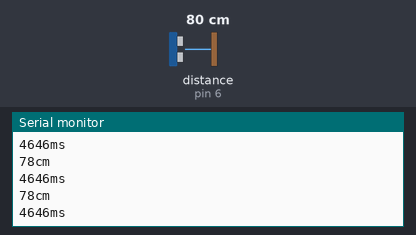
Bench run of a sketch on a simulated Arduino Uno, built with avr-gcc and run on an emulated ATmega328P. On the bench: the last lines printed to the serial monitor. Wiring (inferred from the names in the program): ultrasonic range finder: trigger pin 7; echo pin 6. The test bench sets the inputs (shaded band); at power-on: distance to the obstacle (sensor on pin 6) 80 cm. The echo pulse lasts 58.3 µs per cm.

Above: at 1.2 s.
1.3 s: distance to the obstacle (sensor on pin 6) set to 299 cm
At 1.63 s:
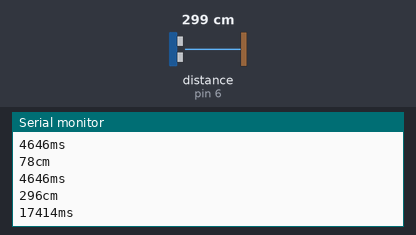
4.3 s: distance to the obstacle (sensor on pin 6) set to 2 cm
At 4.46 s:
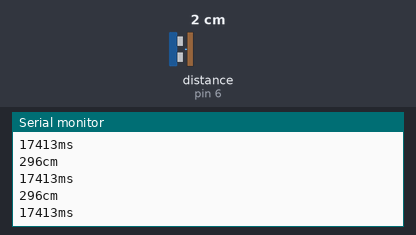
Timing chart, 0 to 7.3 s (numbered marks = the images above; inputs shaded):
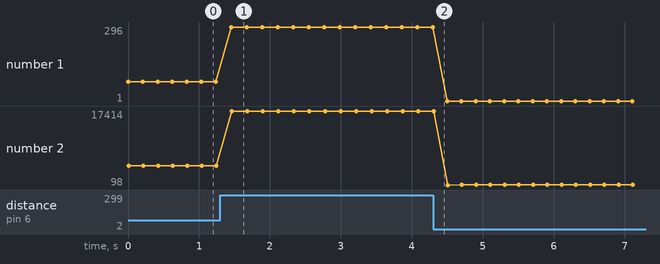

The sketch:

Week8.ino
```cpp
int cm = 0;
int triggerPin = 7;    // TRIG pin
int echoPin = 6;
int red = 12;
int yellow = 11;
int green = 10;    // ECHO pin
int ping = 0;
int close = 50;
int far = 100;

void setup()
{
  pinMode(red, INPUT);
  pinMode(yellow, INPUT);
  pinMode(green, INPUT);
  pinMode(triggerPin, OUTPUT);
  pinMode(echoPin, INPUT);
  Serial.begin(9600);
}

void loop()
{
  digitalWrite(triggerPin, HIGH);
  delayMicroseconds(10);
  digitalWrite(triggerPin, LOW);

  // measure duration of pulse from ECHO pin
  ping = pulseIn(echoPin, HIGH);

  // calculate the distance
  cm = 0.017 * ping;
  // measure the ping time in cm
  Serial.print(cm);
  Serial.println("cm ");
  Serial.print(ping);
  Serial.println("ms");
  delay(100); // Wait for 100 millisecond(s)

  digitalWrite(green, LOW);
  digitalWrite(yellow, LOW);
  digitalWrite(red, LOW);


  if(cm < close){
    digitalWrite(red, HIGH);
  }
  if(cm < far && cm > close){
    digitalWrite(yellow, HIGH);
  }
  if(cm > far){
    digitalWrite(green, HIGH);
  }

  delay(100);
}
```

Measured:
- after the input at 1.3 s, the serial monitor: prints a new line after 0.16 s (image 1)
- plotted number 1: 78 → 296 after the input at 1.3 s, 296 → 1 after the input at 4.3 s
- plotted number 2: 4646 → 17413 after the input at 1.3 s, 17413 → 99 after the input at 4.3 s
